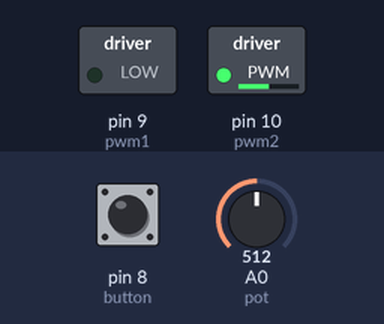
This sketch was run on a simulated Arduino Uno, built with avr-gcc and run on an emulated ATmega328P. On the bench: switched loads named in the sketch (green lamp = pin HIGH). The test bench sets the inputs (shaded band); at power-on: pin 8 (button) HIGH, A0 (pot) = 512. What the sketch prints to the serial monitor is not drawn.

Above: at 1.2 s.
1.3 s: pin 8 (button) pulled LOW for 0.15 s
At 2.5 s:
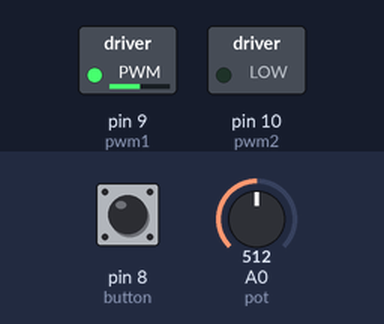
2.9 s: A0 (pot) set to 716
At 3.3 s:
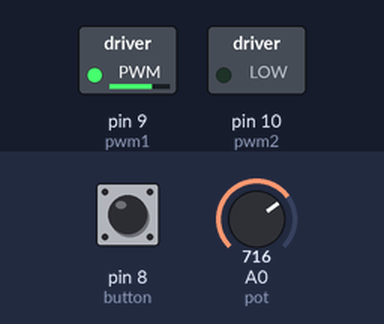
4.4 s: A0 (pot) set to 900
At 5.6 s:
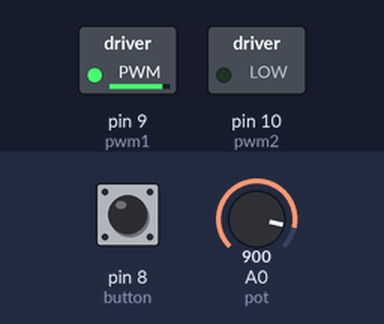
5.9 s: pin 8 (button) pulled LOW for 1 s
At 7.3 s:
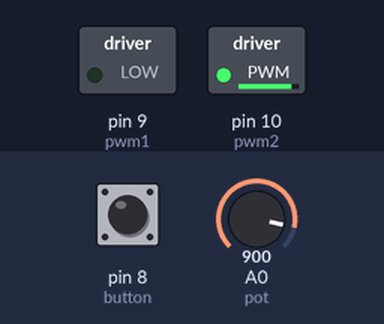
8.4 s: A0 (pot) set to 122
At 8.7 s:
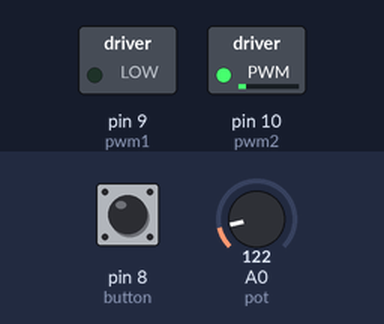
9.9 s: pin 8 (button) pulled LOW for 0.15 s
At 11.5 s:
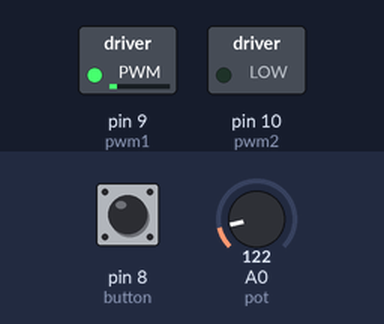
Timing chart, 0 to 12.5 s (numbered marks = the images above; inputs shaded):
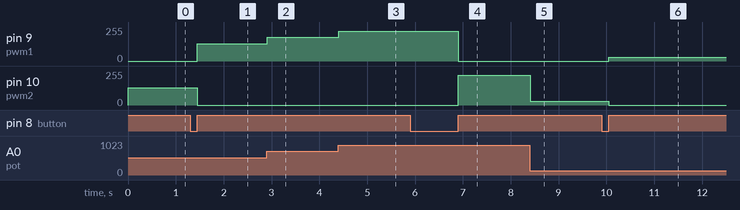

The sketch:

L293D_MOTOR_CONTROL.ino
```cpp
//this library is not necessary to make this work, BUT it does make things a bit cleaner code-wise, less direct manipulation of pins and whatnot
#include <L293.h>


// Arduino DC motor speed and direction control
//docs
// https://www.ti.com/lit/ds/symlink/l293d.pdf?ts=1700135201050&ref_url=https%253A%252F%252Fwww.ti.com%252Fproduct%252FL293D
//article with fritzing and code
// https://simple-circuit.com/arduino-dc-motor-speed-direction-control-l293d/
#define button   8
#define pot      0
#define pwm1     9
#define pwm2    10

boolean motor_dir = 0;
int motor_speed;

void setup() {
  Serial.begin(57600);
  pinMode(button, INPUT_PULLUP);
  pinMode(pwm1,   OUTPUT);
  pinMode(pwm2,   OUTPUT);
}

void loop() {
  motor_speed = analogRead(pot) / 4;
  Serial.print("motorspeed is ");
  Serial.println(motor_speed);
  if(motor_dir)
    analogWrite(pwm1, motor_speed);
  else
    analogWrite(pwm2, motor_speed);
  if(!digitalRead(button)){                // If direction button is pressed
  Serial.println("BUTTON GET");
    while(!digitalRead(button));           // Wait until direction button released
    motor_dir = !motor_dir;                // Toggle direction variable
    if(motor_dir)
      digitalWrite(pwm2, 0);
    else
      digitalWrite(pwm1, 0);
  }else{
    Serial.println("NO BUTTON");
  }

}
```

Measured:
- after the input at 1.3 s, pin 9 (pwm1): 0/255 → 128/255 after 0.15 s; pin 10 (pwm2): 128/255 → 0/255 after 0.15 s
- after the input at 2.9 s, pin 9 (pwm1): 128/255 → 179/255 at once
- after the input at 4.4 s, pin 9 (pwm1): 179/255 → 225/255 at once
- after the input at 5.9 s, pin 9 (pwm1): 225/255 → 0/255 after 1.0 s; pin 10 (pwm2): 0/255 → 225/255 after 1.0 s
- after the input at 8.4 s, pin 10 (pwm2): 225/255 → 30/255 at once
- after the input at 9.9 s, pin 9 (pwm1): 0/255 → 30/255 after 0.15 s; pin 10 (pwm2): 30/255 → 0/255 after 0.15 s
